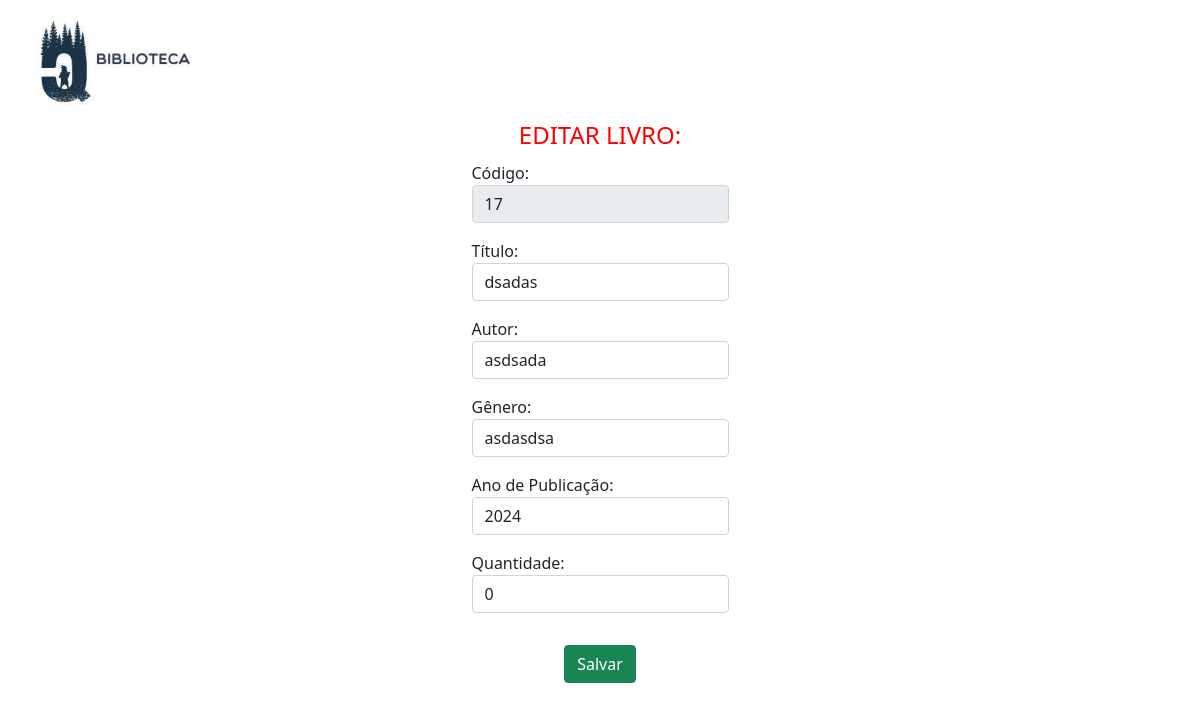
/editar.php?p=17 (signed in), run on the app's committed database.
### tables this page shows
CREATE TABLE `livros` (
  `id` int NOT NULL,
  `titulo` varchar(150) NOT NULL,
  `autor` varchar(150) NOT NULL,
  `genero` varchar(150) NOT NULL,
  `ano_publicacao` int NOT NULL,
  `quantidade` int NOT NULL DEFAULT '1'
);

### editar.php (the view, shortened to what this page needs)
<!DOCTYPE html>
<html lang="pt-br">
<head>
    <link href="https://cdn.jsdelivr.net/npm/bootstrap@5.0.2/dist/css/bootstrap.min.css" rel="stylesheet">
    <link rel="stylesheet" href="./style/form-livro.css">
</head>
<body>
    <?php
        $cod = $_GET["p"] ?? null;
        $titulo = $_POST["titulo"] ?? null;
        $autor = $_POST["autor"] ?? null;
        $genero = $_POST["genero"] ?? null;
        $ano_publicacao = $_POST["ano_publicacao"] ?? null;
        require_once "banco.php";
        if (is_null($titulo) || is_null($autor) || is_null($genero) || is_null($ano_publicacao) || is_null($quantidade)) {
            $q = "SELECT titulo, autor, genero, ano_publicacao, quantidade FROM livros WHERE id='$cod'";
            $busca = $banco->query($q);
            $obj_livro = $busca->fetch_object();
            $titulo = $obj_livro->titulo;
            $autor = $obj_livro->autor;
            $genero = $obj_livro->genero;
            $ano_publicacao = $obj_livro->ano_publicacao;
            $quantidade = $obj_livro->quantidade;
        } else {
            $q = "UPDATE livros SET titulo='$titulo', autor='$autor', genero='$genero', ano_publicacao='$ano_publicacao', quantidade='$quantidade' WHERE id='$cod'";
            $banco->query($q);
            header("Location: emprestimo.php");
        }
    ?>
    <img src="./img/logoBranca.jpg" alt="logo com fundo branco" class="logo">
    <div class="container centered-container">
        <form action="" method="post">
            <fieldset>
                <legend>EDITAR LIVRO:</legend>
                <label for="cod">Código:</label>
                <input type="text" class="form-control mb-3" name="cod" value="<?= $cod ?>" disabled>
                <label for="titulo">Título:</label>
                <input type="text" class="form-control mb-3" name="titulo" value="<?= $titulo ?>" required>
                <label for="autor">Autor:</label>
                <input type="text" class="form-control mb-3" name="autor" value="<?= $autor ?>" required>
                <label for="genero">Gênero:</label>
                <input type="text" class="form-control mb-3" name="genero" value="<?= $genero ?>" required>
                <label for="ano_publicacao">Ano de Publicação:</label>
                <input type="text" class="form-control mb-3" name="ano_publicacao" value="<?= $ano_publicacao ?>" required>
                <label for="quantidade">Quantidade:</label>
                <input type="text" class="form-control mb-3" name="quantidade" value="<?= $quantidade ?>" required>
                <div class="text-center">
                    <input type="submit" class="btn btn-success mt-3" value="Salvar">
                </div>
            </fieldset>
        </form>
    </div>
</body>
</html>

### style/form-livro.css (style rules this page uses)
.logo { position: absolute; left: 15px; top: 15px; width: 200px; }
.centered-container { display: flex; flex-direction: column; align-items: center; justify-content: center; min-height: 100vh; }
legend { text-align: center; color: red; }
.btn { align-items: center; }

### data on the page
livros: titulo "dsadas", autor "asdsada", genero "asdasdsa", ano_publicacao "2024", quantidade "0"
